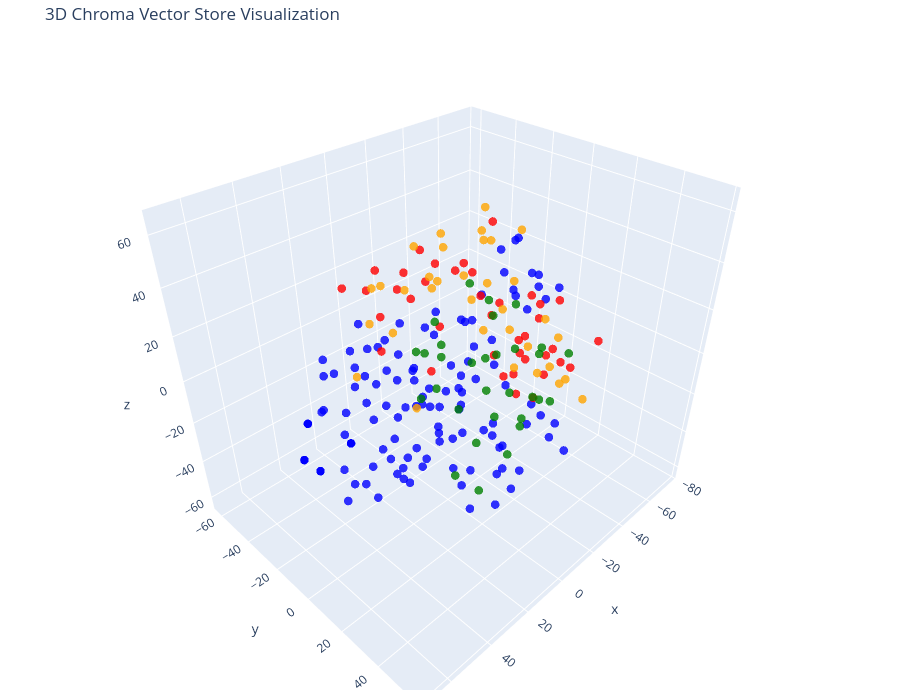

The code cell stored with this chart in its notebook:
### Code cell
# 3D using tSNE

tsne = TSNE(n_components=3, random_state=42)
reduced_vectors = tsne.fit_transform(vectors)

# Create the 3D scatter plot
fig = go.Figure(data=[go.Scatter3d(
    x=reduced_vectors[:, 0],
    y=reduced_vectors[:, 1],
    z=reduced_vectors[:, 2],
    mode='markers',
    marker=dict(size=5, color=colors, opacity=0.8),
    text=[f"Type: {t}<br>Text: {d[:100]}..." for t, d in zip(doc_types, documents)],
    hoverinfo='text'
)])

fig.update_layout(
    title='3D Chroma Vector Store Visualization',
    scene=dict(xaxis_title='x', yaxis_title='y', zaxis_title='z'),
    width=900,
    height=700,
    margin=dict(r=10, b=10, l=10, t=40)
)

fig.show()

### Figure 1 — Plotly figure (JSON) as saved in the notebook; plotly's stock layout.template omitted (floating-point values rounded to 4 significant figures; data arrays with more than 128 entries replaced by an {"elided": "..."} marker saying what was removed)
{"data": [{"hoverinfo": "text", "marker": {"color": {"elided": "231 str values"}, "opacity": 0.8, "size": 5}, "mode": "markers", "text": {"elided": "231 str values"}, "type": "scatter3d", "x": {"elided": "231 float values"}, "y": {"elided": "231 float values"}, "z": {"elided": "231 float values"}}], "layout": {"height": 700, "margin": {"b": 10, "l": 10, "r": 10, "t": 40}, "scene": {"xaxis": {"title": {"text": "x"}}, "yaxis": {"title": {"text": "y"}}, "zaxis": {"title": {"text": "z"}}}, "title": {"text": "3D Chroma Vector Store Visualization"}, "width": 900}}
